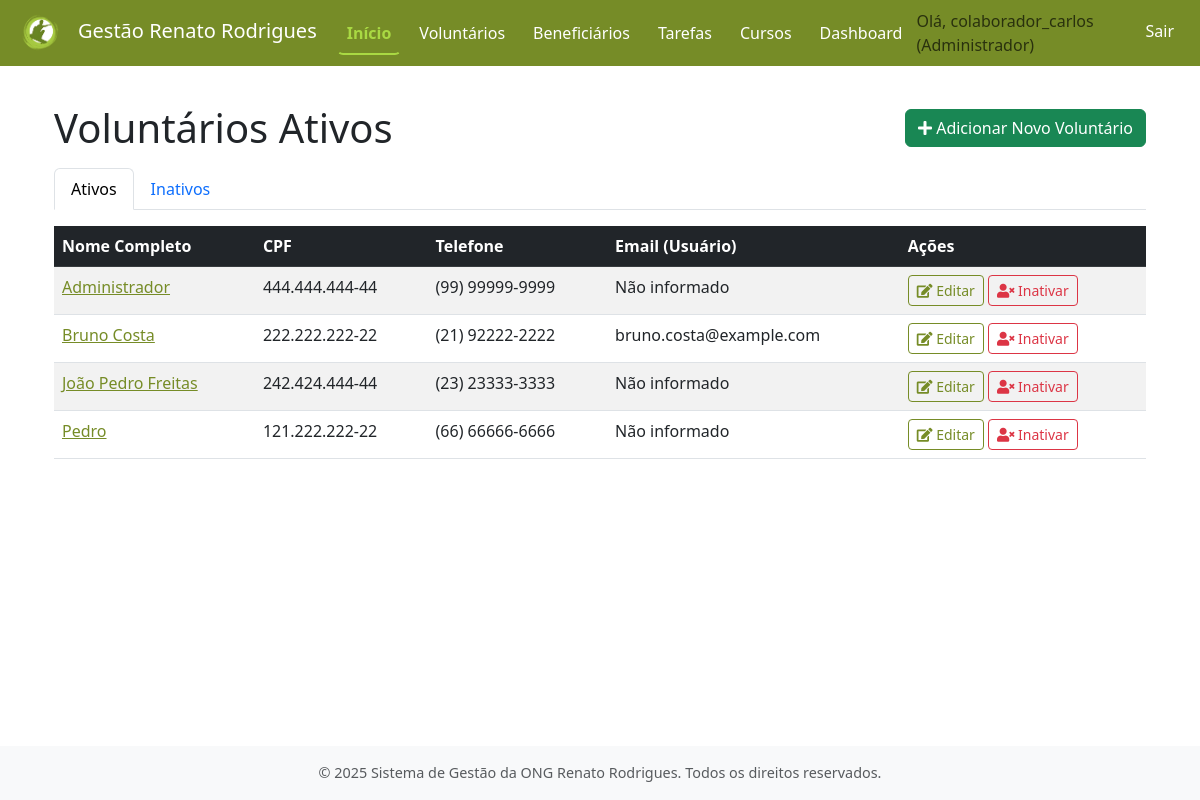
/voluntarios/ (signed in), run on an earlier commit of the app's database.
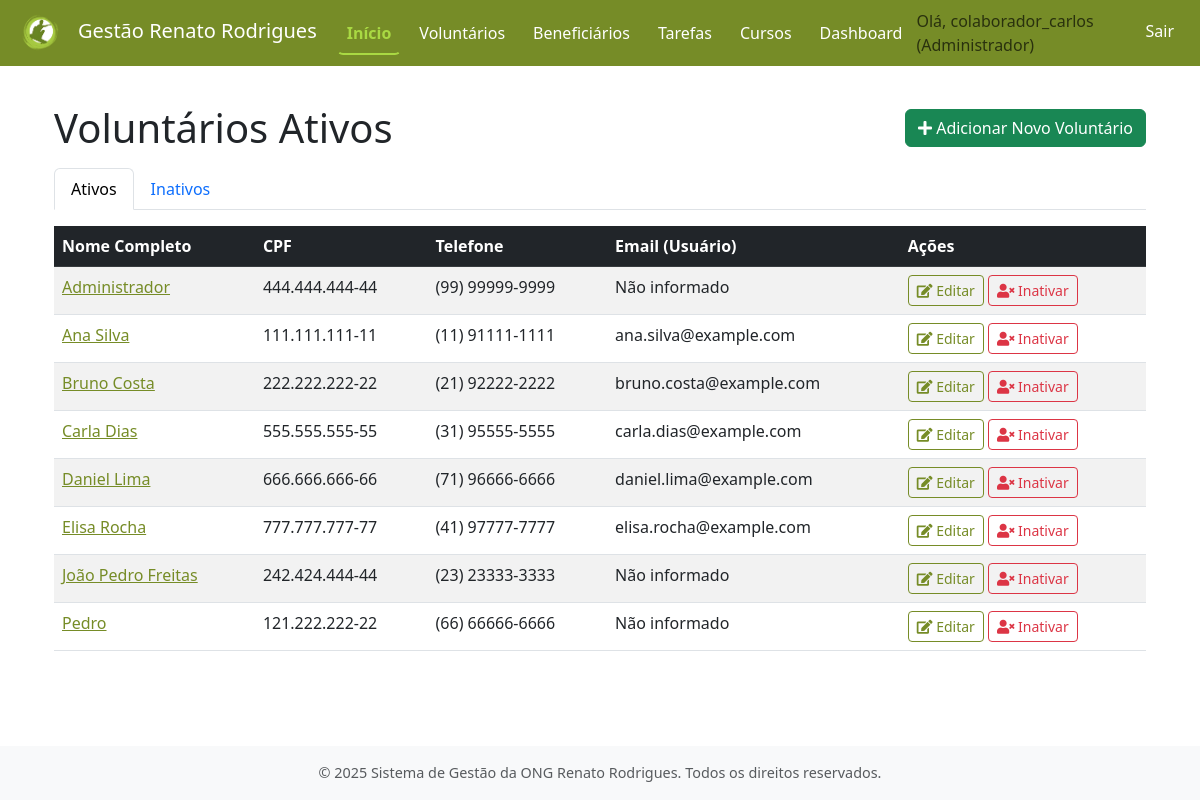
And on a later commit of the database.
### contas/models.py (models this page shows, shortened)
class Usuario(AbstractUser):
    TIPOS_USUARIO = [
        ('ADMIN', 'Administrador'),
        ('VOLUNT', 'Voluntário'),
    ]
    tipo_usuario = models.CharField(
        max_length=6,
        choices=TIPOS_USUARIO,
        default='VOLUNT',
        verbose_name='Tipo de Usuário'
    )
    groups = models.ManyToManyField(
        'auth.Group',
        verbose_name='grupos',
        blank=True,
        help_text='Os grupos aos quais este usuário pertence. Um usuário receberá todas as permissões concedidas a cada um de seus grupos.',
        related_name="usuario_set_contas",  # Nome único para related_name
        related_query_name="usuario_contas",
    )
    user_permissions = models.ManyToManyField(
        'auth.Permission',
        verbose_name='permissões do usuário',
        blank=True,
        help_text='Permissões específicas para este usuário.',
        related_name="usuario_set_contas_perm",  # Nome único para related_name
        related_query_name="usuario_contas_perm",
    )

### voluntarios/models.py (models this page shows, shortened)
class Voluntario(models.Model):
    usuario = models.OneToOneField(
        settings.AUTH_USER_MODEL,
        on_delete=models.CASCADE,
        verbose_name='Usuário',
        help_text='Conta de usuário associada a este voluntário.'
    )
    nome_completo = models.CharField(max_length=255, verbose_name='Nome Completo')
    cpf = models.CharField(max_length=14, unique=True, verbose_name='CPF', help_text='Formato: XXX.XXX.XXX-XX')
    rg = models.CharField(max_length=10, verbose_name='RG') # Tornando obrigatório
    data_nascimento = models.DateField(verbose_name='Data de Nascimento')
    telefone = models.CharField(max_length=20, blank=True, null=True, verbose_name='Telefone Celular', help_text='Formato: (XX) XXXXX-XXXX')
    cep = models.CharField(max_length=9, blank=True, null=True, verbose_name='CEP', help_text='Formato: XXXXX-XXX')
    logradouro = models.CharField(max_length=255, blank=True, null=True, verbose_name='Logradouro')
    numero_endereco = models.CharField(max_length=10, blank=True, null=True, verbose_name='Número')
    complemento_endereco = models.CharField(max_length=100, blank=True, null=True, verbose_name='Complemento')
    bairro = models.CharField(max_length=100, blank=True, null=True, verbose_name='Bairro')
    cidade = models.CharField(max_length=100, blank=True, null=True, verbose_name='Cidade')
    estado = models.CharField(max_length=2, blank=True, null=True, verbose_name='UF') # Sigla do estado, ex: SP
    areas_interesse = models.TextField(blank=True, null=True, verbose_name='Áreas de Interesse', help_text='Descreva as áreas em que o voluntário tem interesse em atuar.')
    disp_seg_m = models.BooleanField(default=False, verbose_name='Segunda (Manhã)')
    disp_seg_t = models.BooleanField(default=False, verbose_name='Segunda (Tarde)')
    disp_seg_n = models.BooleanField(default=False, verbose_name='Segunda (Noite)')
    disp_ter_m = models.BooleanField(default=False, verbose_name='Terça (Manhã)')
    disp_ter_t = models.BooleanField(default=False, verbose_name='Terça (Tarde)')
    disp_ter_n = models.BooleanField(default=False, verbose_name='Terça (Noite)')
    disp_qua_m = models.BooleanField(default=False, verbose_name='Quarta (Manhã)')
    disp_qua_t = models.BooleanField(default=False, verbose_name='Quarta (Tarde)')
    disp_qua_n = models.BooleanField(default=False, verbose_name='Quarta (Noite)')
    disp_qui_m = models.BooleanField(default=False, verbose_name='Quinta (Manhã)')
    disp_qui_t = models.BooleanField(default=False, verbose_name='Quinta (Tarde)')
    disp_qui_n = models.BooleanField(default=False, verbose_name='Quinta (Noite)')
    disp_sex_m = models.BooleanField(default=False, verbose_name='Sexta (Manhã)')
    disp_sex_t = models.BooleanField(default=False, verbose_name='Sexta (Tarde)')
    disp_sex_n = models.BooleanField(default=False, verbose_name='Sexta (Noite)')
    disp_sab_m = models.BooleanField(default=False, verbose_name='Sábado (Manhã)')
    disp_sab_t = models.BooleanField(default=False, verbose_name='Sábado (Tarde)')
    disp_sab_n = models.BooleanField(default=False, verbose_name='Sábado (Noite)')
    disp_dom_m = models.BooleanField(default=False, verbose_name='Domingo (Manhã)')
    disp_dom_t = models.BooleanField(default=False, verbose_name='Domingo (Tarde)')
    disp_dom_n = models.BooleanField(default=False, verbose_name='Domingo (Noite)')
    data_cadastro = models.DateTimeField(auto_now_add=True, verbose_name='Data de Cadastro')
    ativo = models.BooleanField(default=True, verbose_name='Ativo')
    data_inativacao = models.DateTimeField(null=True, blank=True, verbose_name='Data de Inativação')
    class Meta:
        verbose_name = 'Voluntário'
        verbose_name_plural = 'Voluntários'
        ordering = ['nome_completo']
    def get_cpf_formatado(self):
        if self.cpf:
            cpf_numeros = ''.join(filter(str.isdigit, self.cpf))
            if len(cpf_numeros) == 11:
                return f"{cpf_numeros[:3]}.{cpf_numeros[3:6]}.{cpf_numeros[6:9]}-{cpf_numeros[9:]}"
        return self.cpf or ""
    def get_telefone_formatado(self):
        if self.telefone:
            tel_numeros = ''.join(filter(str.isdigit, self.telefone))
            if len(tel_numeros) == 11: # (XX) XXXXX-XXXX
                return f"({tel_numeros[:2]}) {tel_numeros[2:7]}-{tel_numeros[7:]}"
            elif len(tel_numeros) == 10: # (XX) XXXX-XXXX
                return f"({tel_numeros[:2]}) {tel_numeros[2:6]}-{tel_numeros[6:]}"
        return self.telefone or ""

### voluntarios/views.py (the view)
# urls.py: path('', views.listar_voluntarios, name='listar_voluntarios'),
@login_required
def listar_voluntarios(request):
    filtro_ativo_param = request.GET.get('filtro_ativo', 'ativos')
    if filtro_ativo_param == 'inativos':
        voluntarios = Voluntario.objects.filter(ativo=False).order_by('nome_completo')
        titulo_pagina_especifico = 'Voluntários Inativos'
    else: # 'ativos' ou qualquer outro valor
        voluntarios = Voluntario.objects.filter(ativo=True).order_by('nome_completo')
        titulo_pagina_especifico = 'Voluntários Ativos'
        filtro_ativo_param = 'ativos' # Garante que o valor seja 'ativos' se não for 'inativos'
    contexto = {
        'voluntarios': voluntarios,
        'titulo_pagina': titulo_pagina_especifico,
        'filtro_ativo_atual': filtro_ativo_param
    }
    return render(request, 'voluntarios/listar_voluntarios.html', contexto)

### voluntarios/templates/voluntarios/listar_voluntarios.html (shortened to what this page needs)
{% extends "core/base.html" %}
{% block content %}
<div class="container mt-4">
    <div class="d-flex flex-column flex-md-row justify-content-md-between align-items-md-center mb-3">
        <h1 class="mb-2 mb-md-0">{{ titulo_pagina }}</h1>
        <a href="{% url 'voluntarios:cadastrar_voluntario' %}" class="btn btn-success align-self-start align-self-md-auto">
            <i class="fas fa-plus"></i> Adicionar Novo Voluntário
        </a>
    </div>
    <ul class="nav nav-tabs mb-3">
        <li class="nav-item">
            <a class="nav-link {% if filtro_ativo_atual == 'ativos' %}active{% endif %}" href="{% url 'voluntarios:listar_voluntarios' %}?filtro_ativo=ativos">Ativos</a>
        </li>
        <li class="nav-item">
            <a class="nav-link {% if filtro_ativo_atual == 'inativos' %}active{% endif %}" href="{% url 'voluntarios:listar_voluntarios' %}?filtro_ativo=inativos">Inativos</a>
        </li>
    </ul>
    {% if voluntarios %}
        <div class="table-responsive">
            <table class="table table-striped table-hover">
                <thead class="table-dark">
                    <tr>
                        <th>Nome Completo</th>
                        <th>CPF</th>
                        <th>Telefone</th>
                        <th>Email (Usuário)</th>
                        <th>Ações</th>
                    </tr>
                </thead>
                <tbody>
                    {% for voluntario in voluntarios %}
                    <tr>
                        <td>
                            <a href="{% url 'voluntarios:detalhar_voluntario' voluntario.id %}">
                                {{ voluntario.nome_completo }}
                            </a>
                        </td>
                        <td>{{ voluntario.get_cpf_formatado|default:"Não informado" }}</td>
                        <td>{{ voluntario.get_telefone_formatado|default:"Não informado" }}</td>
                        <td>{{ voluntario.usuario.email|default:"Não informado" }}</td>
                        <td>
                            <div class="d-flex flex-column flex-md-row">
                                <a href="{% url 'voluntarios:editar_voluntario' voluntario.id %}" class="btn btn-sm btn-outline-primary mb-1 mb-md-0 me-md-1" title="Editar">
                                    <i class="fas fa-edit"></i> Editar
                                </a>
                                {% if request.user.tipo_usuario == 'ADMIN' %}
                                    {% if voluntario.ativo %}
                                    <a href="{% url 'voluntarios:excluir_voluntario' voluntario.id %}" class="btn btn-sm btn-outline-danger" title="Inativar">
                                        <i class="fas fa-user-times"></i> Inativar
                                    </a>
                                    {% endif %}
                                {% endif %}
                            </div>
                        </td>
                    </tr>
                    {% endfor %}
                </tbody>
            </table>
        </div>
    {% endif %}
</div>
{% endblock content %}

### core/templates/core/base.html (shortened to what this page needs)
<!DOCTYPE html>
<html lang="pt-br">
  <head>
    <link
      href="https://cdn.jsdelivr.net/npm/bootstrap@5.3.0-alpha1/dist/css/bootstrap.min.css"
      rel="stylesheet"
    />
    <link
      rel="stylesheet"
      href="https://cdnjs.cloudflare.com/ajax/libs/font-awesome/5.15.4/css/all.min.css"
    />
    {% load static %}
    <link rel="stylesheet" href="{% static 'core/css/estilos.css' %}" />
  </head>
  <body>
    <nav class="navbar navbar-expand-lg navbar-custom fixed-top">
      <div class="container-fluid">
        <a class="navbar-brand" href="{% url 'core:pagina_inicial' %}">
          <img src="{% static 'core/img/logo_ong.png' %}" alt="Logo da ONG" style="height: 40px; margin-right: 10px;">Gestão Renato Rodrigues
        </a>
        <div class="collapse navbar-collapse" id="navbarNav">
          <ul class="navbar-nav me-auto mb-2 mb-lg-0">
            <li class="nav-item">
              <a
                class="nav-link active"
                aria-current="page"
                href="{% url 'core:pagina_inicial' %}"
                >Início</a
              >
            </li>
            {% if user.is_authenticated %}
            <li class="nav-item">
              <a class="nav-link" href="{% url 'voluntarios:listar_voluntarios' %}">Voluntários</a>
            </li>
            <li class="nav-item">
              <a class="nav-link" href="{% url 'beneficiarios:listar_beneficiarios' %}">Beneficiários</a>
            </li>
            <li class="nav-item">
              <a class="nav-link" href="{% url 'tarefas:listar_tarefas' %}">Tarefas</a>
            </li>
            <li class="nav-item">
              <a class="nav-link" href="{% url 'cursos:listar_cursos_ong' %}">Cursos</a>
            </li>
            <li class="nav-item">
              <a class="nav-link" href="{% url 'dashboard:painel_principal' %}">Dashboard</a>
            </li>
            {% endif %}
          </ul>
          <ul class="navbar-nav">
            {% if user.is_authenticated %}
            <li class="nav-item">
              <span class="navbar-text me-2">
                Olá, {{ user.username }} ({{ user.get_tipo_usuario_display }})
              </span>
            </li>
            <li class="nav-item">
              <a class="nav-link" href="{% url 'contas:logout' %}">Sair</a>
            </li>
            {% else %}
            <li class="nav-item">
              <a class="nav-link" href="{% url 'contas:login' %}">Entrar</a>
            </li>
            {% endif %}
          </ul>
        </div>
      </div>
    </nav>
    <main class="main-content container mt-4 mb-4">
       {% block content %}{% endblock content %}
    </main>
    <footer class="footer mt-auto py-3 bg-light">
      <div class="container text-center">
        <span class="text-muted"
          >© {% now "Y" %} Sistema de Gestão da ONG Renato Rodrigues. Todos os direitos
          reservados.</span
        >
      </div>
    </footer>
  </body>
</html>

### core/static/core/css/estilos.css (style rules this page uses)
:root { --cor-primaria-ong: #768C27; --cor-secundaria-ong: #A3BF3F; --cor-destaque-ong: #A9D943; --cor-texto-sobre-primaria: #FFFFFF; --cor-texto-sobre-secundaria: #FFFFFF; --cor-texto-sobre-destaque: #212529; }
.btn-outline-primary { color: var(--cor-primaria-ong) !important; border-color: var(--cor-primaria-ong) !important; }
a { color: var(--cor-primaria-ong); }
.navbar-custom { background-color: var(--cor-primaria-ong) !important; }
.navbar-custom .navbar-brand { color: var(--cor-texto-sobre-primaria) !important; }
.navbar-custom .nav-link { color: var(--cor-texto-sobre-primaria); padding: 0.5rem 1rem; margin: 0 0.25rem; border: 2px solid transparent; border-radius: 0.375rem; font-weight: 500; transition: all 0.3s ease-in-out; }
.navbar-custom .nav-link.active { color: var(--cor-destaque-ong); font-weight: bold; border-bottom: 2px solid var(--cor-destaque-ong); border-top-color: transparent; border-left-color: transparent; border-right-color: transparent; background-color: transparent; box-shadow: none; transform: none; }

### core/templates/core/base.html (style rules this page uses)
body { padding-top: 56px; display: flex; flex-direction: column; min-height: 100vh; }
.main-content { flex: 1; }
.footer { background-color: #f8f9fa; padding: 1rem 0; text-align: center; font-size: 0.9rem; color: #6c757d; }

What changed in the data, as far as the page shows it:
added Voluntario: nome_completo "Ana Silva", get_cpf_formatado "111.111.111-11", get_telefone_formatado "(11) 91111-1111", usuario.email "ana.silva@example.com", ativo True (drawn)
added Voluntario: nome_completo "Carla Dias", get_cpf_formatado "555.555.555-55", get_telefone_formatado "(31) 95555-5555", usuario.email "carla.dias@example.com", ativo True (drawn)
added Voluntario: nome_completo "Daniel Lima", get_cpf_formatado "666.666.666-66", get_telefone_formatado "(71) 96666-6666", usuario.email "daniel.lima@example.com", ativo True (drawn)
added Voluntario: nome_completo "Elisa Rocha", get_cpf_formatado "777.777.777-77", get_telefone_formatado "(41) 97777-7777", usuario.email "elisa.rocha@example.com", ativo True (drawn)
